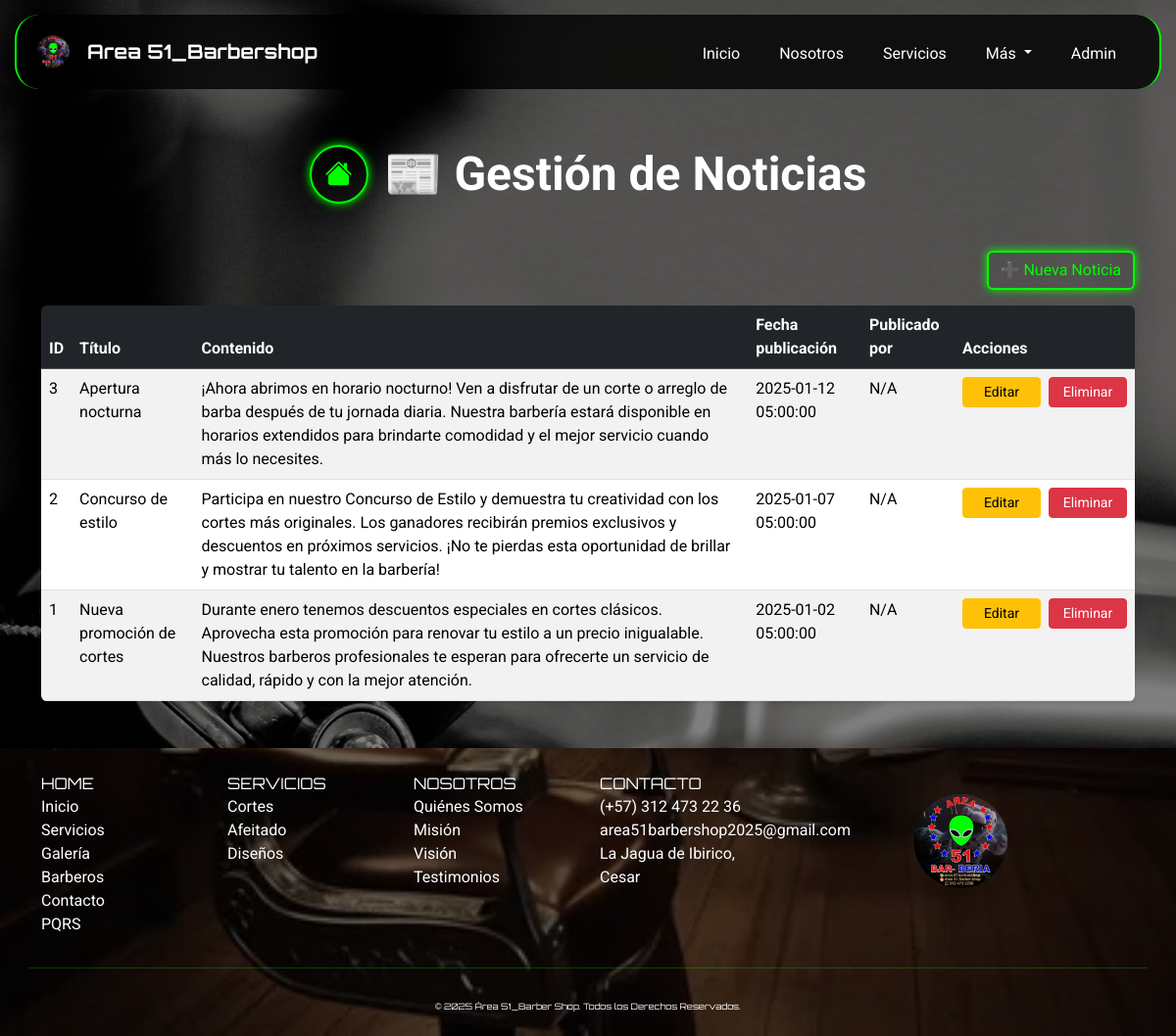
The page /index.php?page=noticias (signed in) on the database as committed earlier.
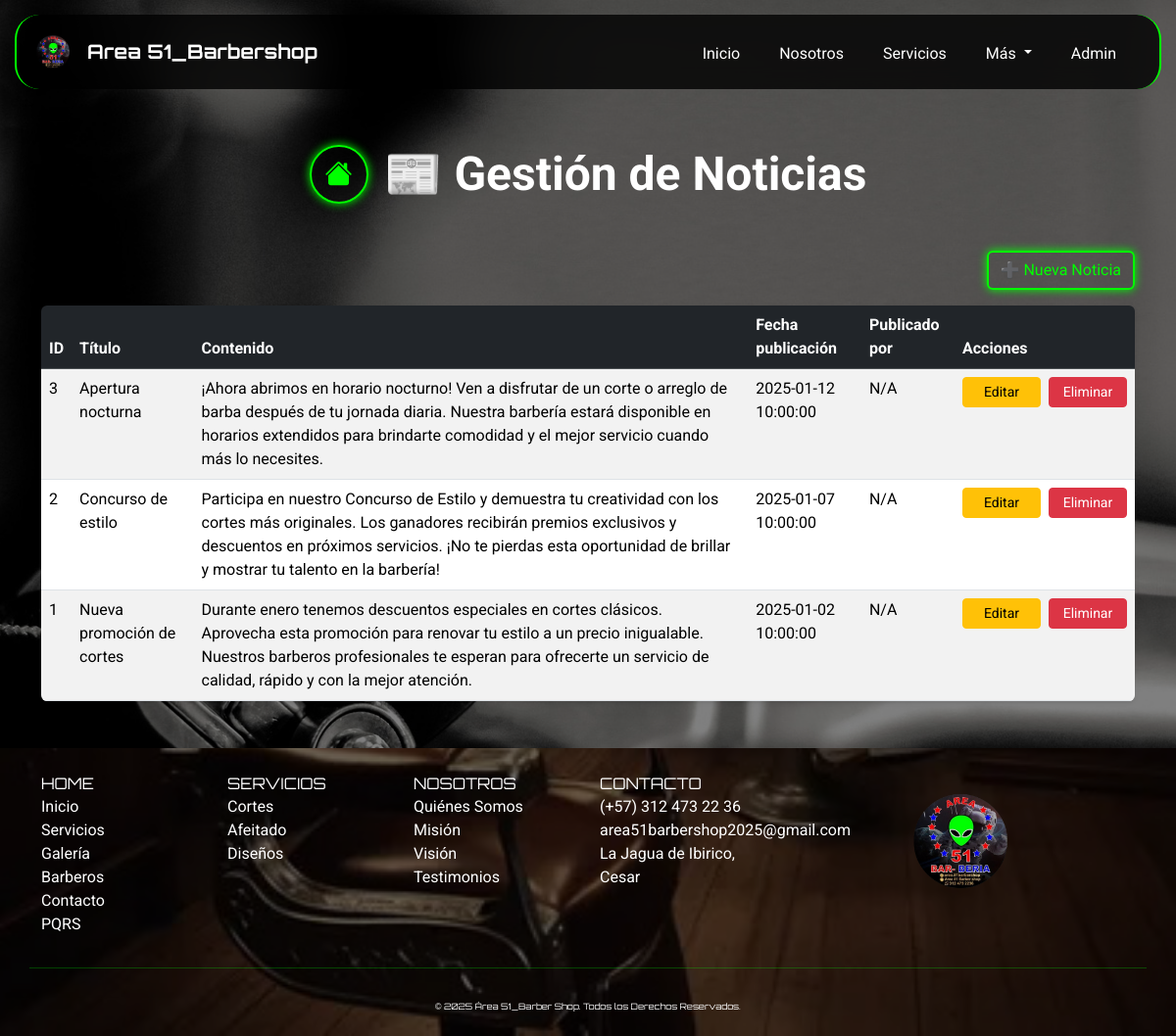
The same page on the database as committed later.
### tables this page shows
CREATE TABLE `noticias` (
  `id_noticia` int(11) NOT NULL AUTO_INCREMENT,
  `titulo` varchar(200) NOT NULL,
  `contenido` text NOT NULL,
  `fecha_publicacion` timestamp NOT NULL DEFAULT current_timestamp(),
  `publicado_por` int(11) DEFAULT NULL,
  `estado` ENUM('activo','inactivo') NOT NULL DEFAULT 'activo',
  PRIMARY KEY (`id_noticia`)
);

### app/controllers/NoticiasController.php (called while the page is built, shortened)
<?php
require_once __DIR__ . '/../models/Noticias.php';
class NoticiasController {
    private $noticias;
    public function __construct($db) {
        $this->noticias = new Noticias($db);
    }
    public function listarNoticias() {
        return $this->noticias->listar();
    }
}

### app/models/Noticias.php (called while the page is built, shortened)
<?php
class Noticias {
    private $db;
    public function __construct($db) {
        $this->db = $db;
    }
    public function listar() {
        $stmt = $this->db->prepare("
            SELECT n.*, a.nombre AS nombre_admin
            FROM noticias n
            LEFT JOIN administradores a ON n.publicado_por = a.id_admin
            WHERE n.estado = 'activo'
            ORDER BY n.fecha_publicacion DESC
            LIMIT 3
        ");
        $stmt->execute();
        return $stmt->fetchAll(PDO::FETCH_ASSOC);
    }
}

### app/views/noticias/noticias.php (the view, shortened to what this page needs)
<?php
require_once __DIR__ . '/../../controllers/NoticiasController.php';
$noticiasController = new NoticiasController($db);
$registros = $noticiasController->listarNoticias();
?>
<body>
    <div class="container py-5">
        <div class="d-flex flex-column flex-md-row align-items-center justify-content-center gap-3 mb-5 text-center text-md-start" style="margin-top:100px;">
            <a href="index.php?page=panel" class="btn btn-neon d-flex justify-content-center align-items-center rounded-circle mb-3 mb-md-0" style="width: 60px; height: 60px;"> <i class="bi bi-house-fill fs-3"></i></a>
            <h1 class="fw-bold display-5 text-white mb-0">📰 Gestión de Noticias</h1>
        </div>
        <div class="d-flex justify-content-end mb-3">
            <a href="index.php?page=crear_noticias" class="btn btn-neon">➕ Nueva Noticia</a>
        </div>
        <div class="table-wrapper rounded shadow-sm" style="max-height:500px; overflow-y:auto;">
            <table class="table table-striped table-hover mb-0">
                <thead class="table-dark">
                    <tr style="position: sticky; top: 0; z-index: 1;">
                        <th>ID</th>
                        <th>Título</th>
                        <th>Contenido</th>
                        <th>Fecha publicación</th>
                        <th>Publicado por</th>
                        <th>Acciones</th>
                    </tr>
                </thead>
                <tbody>
                    <?php foreach ($registros as $row): ?>
                        <tr>
                            <td><?= $row['id_noticia'] ?></td>
                            <td><?= htmlspecialchars($row['titulo']) ?></td>
                            <td><?= nl2br(htmlspecialchars($row['contenido'])) ?></td>
                            <td><?= $row['fecha_publicacion'] ?></td>
                            <td><?= $row['publicado_por'] ?? 'N/A' ?></td>
                            <td>
                                <div class="d-flex gap-2">
                                    <a href="index.php?page=editar_noticias&id=<?= $row['id_noticia'] ?>"
                                    class="btn btn-warning btn-sm" style="width:80px;">Editar</a>
                                    <a href="index.php?page=eliminar_noticias&id=<?= $row['id_noticia'] ?>"
                                    class="btn btn-danger btn-sm"
                                    onclick="return confirm('¿Eliminar esta noticia?')" style="width:80px;">Eliminar</a>
                                </div>
                            </td>
                        </tr>
                    <?php endforeach; ?>
                </tbody>
            </table>
        </div>
    </div>
<main>

Rows that differ between the two databases and show on the page:
changed noticias "Apertura nocturna": fecha_publicacion "2025-01-12 05:00:00" → "2025-01-12 10:00:00"
changed noticias "Concurso de estilo": fecha_publicacion "2025-01-07 05:00:00" → "2025-01-07 10:00:00"
changed noticias "Nueva promoción de cortes": fecha_publicacion "2025-01-02 05:00:00" → "2025-01-02 10:00:00"
